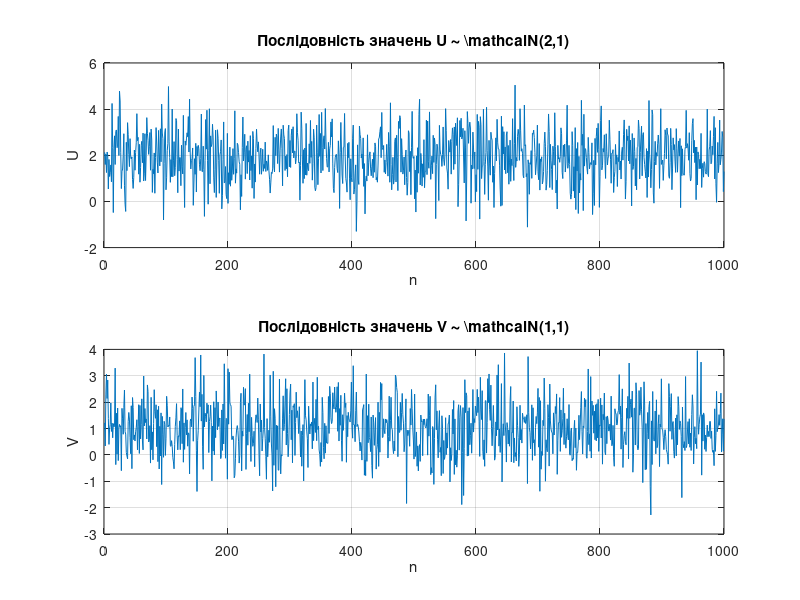
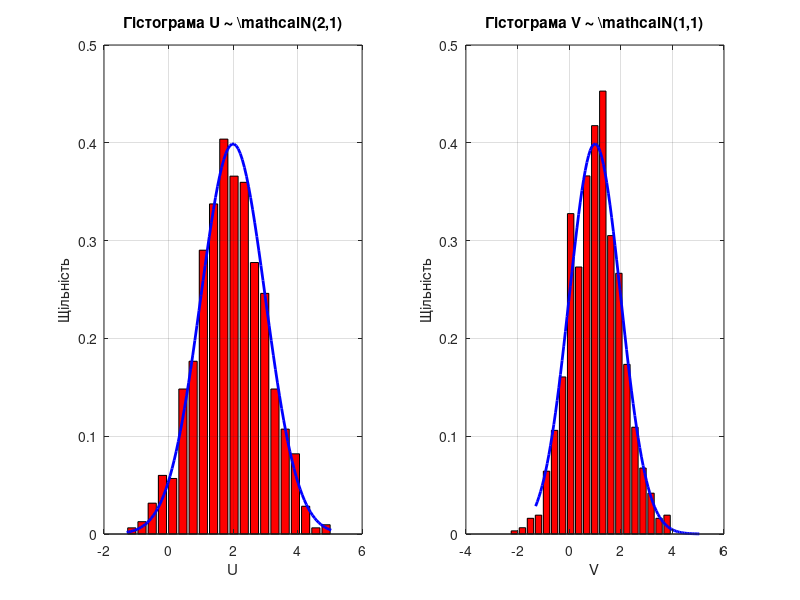
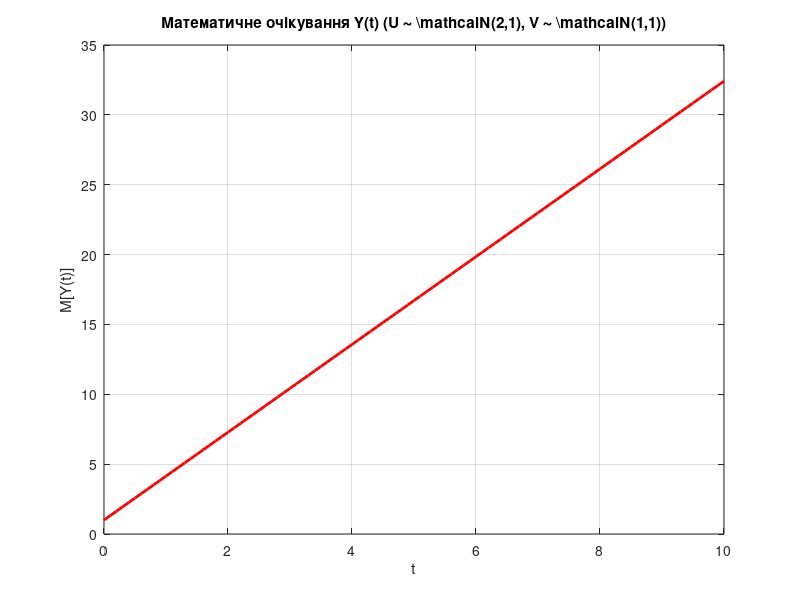
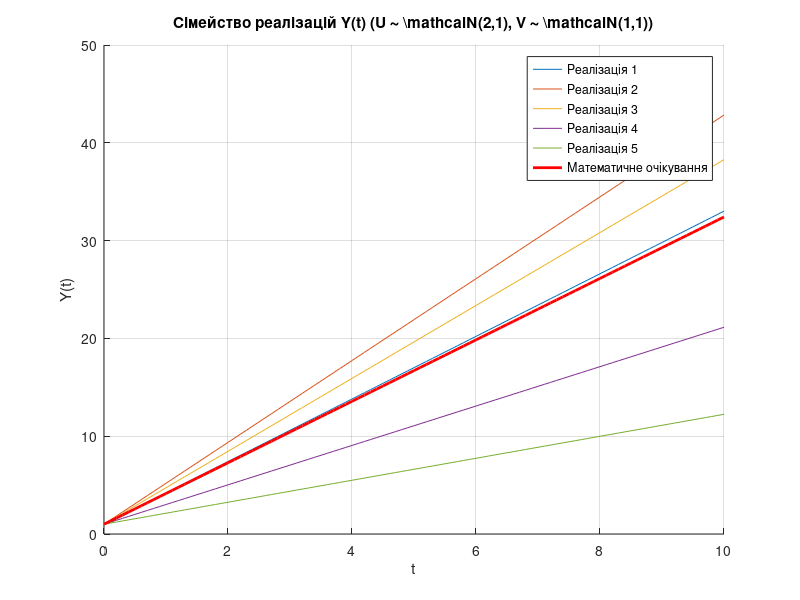

The MATLAB source for these figures, in order:
clear;
N = 1000;
mU = 2; sigmaU = 1;
mV = 1; sigmaV = 1;
U = normrnd(mU, sigmaU, 1, N);
V = normrnd(mV, sigmaV, 1, N);

figure(1)
subplot(2, 1, 1)
plot(U)
title(['Послідовність значень U \sim \mathcal{N}(', num2str(mU), ',', num2str(sigmaU), ')'])
xlabel('n')
ylabel('U')
grid on
subplot(2, 1, 2)
plot(V)
title(['Послідовність значень V \sim \mathcal{N}(', num2str(mV), ',', num2str(sigmaV), ')'])
xlabel('n')
ylabel('V')
grid on

figure(2)
subplot(1, 2, 1)
[aU, bU] = hist(U, 20);
dxU = (max(U) - min(U)) / 20;
pU = aU / (N * dxU);
bar(bU, pU, 'r')
hold on
x = linspace(min(U), max(U), 100);
fU = 1/(sigmaU * sqrt(2*pi)) * exp(-(x - mU).^2 / (2 * sigmaU^2));
plot(x, fU, 'b', 'LineWidth', 2)
title(['Гістограма U \sim \mathcal{N}(', num2str(mU), ',', num2str(sigmaU), ')'])
xlabel('U')
ylabel('Щільність')
grid on

subplot(1, 2, 2)
[aV, bV] = hist(V, 20);
dxV = (max(V) - min(V)) / 20;
pV = aV / (N * dxV);
bar(bV, pV, 'r')
hold on
fV = 1/(sigmaV * sqrt(2*pi)) * exp(-(x - mV).^2 / (2 * sigmaV^2));
plot(x, fV, 'b', 'LineWidth', 2)
title(['Гістограма V \sim \mathcal{N}(', num2str(mV), ',', num2str(sigmaV), ')'])
xlabel('V')
ylabel('Щільність')
grid on

mU_est = mean(U); dU = var(U); sigmaU_est = std(U);
mV_est = mean(V); dV = var(V); sigmaV_est = std(V);
disp('Характеристики U:')
disp(['Математичне очікування: ', num2str(mU_est)])
disp(['Дисперсія: ', num2str(dU)])
disp(['Середнє квадратичне відхилення: ', num2str(sigmaU_est)])
disp('Характеристики V:')
disp(['Математичне очікування: ', num2str(mV_est)])
disp(['Дисперсія: ', num2str(dV)])
disp(['Середнє квадратичне відхилення: ', num2str(sigmaV_est)])

N = 100;
a = 1;
T = 0:0.1:10;
Y = zeros(N, length(T));
for i = 1:N
    U_i = normrnd(mU, sigmaU);
    V_i = normrnd(mV, sigmaV);
    Y(i, :) = a + U_i * T + V_i * T;
end

M = mean(Y);

figure(3)
plot(T, M, 'r', 'LineWidth', 2)
title(['Математичне очікування Y(t) (U \sim \mathcal{N}(', num2str(mU), ',', num2str(sigmaU), ...
    '), V \sim \mathcal{N}(', num2str(mV), ',', num2str(sigmaV), '))'])
xlabel('t')
ylabel('M[Y(t)]')
grid on

figure(4)
hold on
for i = 1:5
    plot(T, Y(i, :), 'DisplayName', ['Реалізація ', num2str(i)])
end
plot(T, M, 'r', 'LineWidth', 2, 'DisplayName', 'Математичне очікування')
title(['Сімейство реалізацій Y(t) (U \sim \mathcal{N}(', num2str(mU), ',', num2str(sigmaU), ...
    '), V \sim \mathcal{N}(', num2str(mV), ',', num2str(sigmaV), '))'])
xlabel('t')
ylabel('Y(t)')
legend show
grid on

N_t = length(T);
R = zeros(1, 20);
for tau = 1:20
    for k = 1:(N_t - tau)
        R(tau) = R(tau) + mean(Y(:, k) .* Y(:, k + tau - 1));
    end
    R(tau) = R(tau) / (N_t - tau);
end

figure(5)
plot(0:19, R)
title(['Кореляційна функція R(\tau) (U \sim \mathcal{N}(', num2str(mU), ',', num2str(sigmaU), ...
    '), V \sim \mathcal{N}(', num2str(mV), ',', num2str(sigmaV), '))'])
xlabel('\tau')
ylabel('R(\tau)')
grid on
